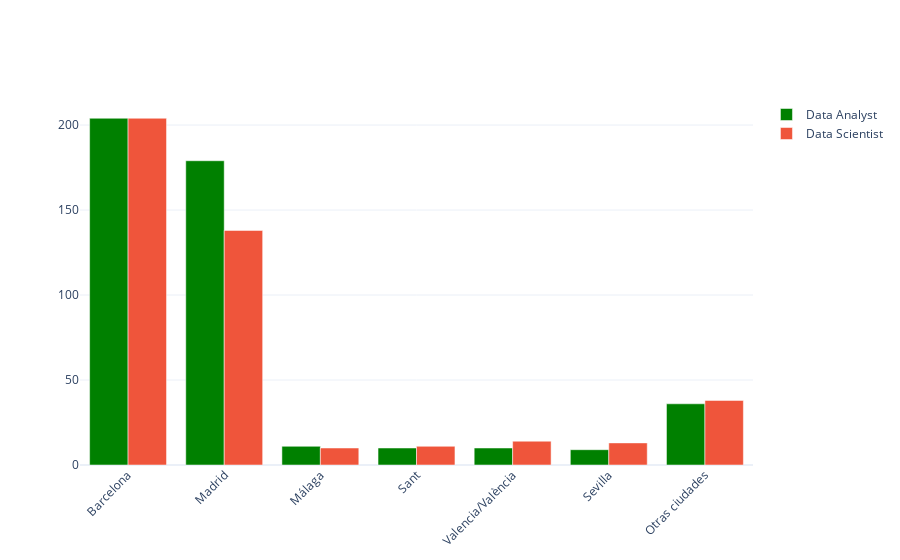

Write notebook code for a chart like this one.
### Markdown cell above
### Gráfico 3: Contar nº de puestos en las ciudades

### Code cell
df_ub_da = df[df['Tipo puesto']=='Data Analyst']
df_ub_da = df_ub_da['Ubicación'].copy()
df_ub_da_top = df_ub_da.value_counts()[:6]
df_ub_da_other = df_ub_da.value_counts()[7:].count()
df_ub_da_other = pd.Series([df_ub_da_other], index=['Otras ciudades'])
df_ub_da_ok = df_ub_da_top.append(df_ub_da_other)
df_ub_da_ok.rename('Data Analyst', inplace=True)
df_ub_da_ok = pd.DataFrame(df_ub_da_ok)

df_ub_ds = df[df['Tipo puesto']=='Data Scientist']
df_ub_ds = df_ub_ds['Ubicación'].copy()
df_ub_ds_top = df_ub_ds.value_counts()[:6]
df_ub_ds_other = df_ub_ds.value_counts()[7:].count()
df_ub_ds_other = pd.Series([df_ub_ds_other], index=['Otras ciudades'])
df_ub_ds_ok = df_ub_ds_top.append(df_ub_ds_other)
df_ub_ds_ok.rename('Data Scientist', inplace=True)
df_ub_ds_ok = pd.DataFrame(df_ub_ds_ok)

result = pd.concat([df_ub_da_ok, df_ub_ds_ok], axis = 1)

result.sort_values(by = ['Data Analyst'], ascending=False)

labels = list(result.index)

fig = go.Figure()
fig.add_trace(go.Bar(
    x=labels,
    y=result['Data Analyst'],
    name='Data Analyst',
    marker_color='green'
))
fig.add_trace(go.Bar(
    x=labels,
    y=result['Data Scientist'],
    name='Data Scientist',
    marker_color='rgba(48,45,255)'
))

# Here we modify the tickangle of the xaxis, resulting in rotated labels.
fig.update_layout(barmode='group', xaxis_tickangle=-45, template = "plotly_white")
fig.show()

### Figure 1 — Plotly figure (JSON) as saved in the notebook; plotly's stock layout.template omitted (floating-point values rounded to 4 significant figures)
{"data": [{"marker": {"color": "green"}, "name": "Data Analyst", "type": "bar", "x": ["Barcelona", "Madrid", "Málaga", "Sant", "Valencia/València", "Sevilla", "Otras ciudades"], "y": [204, 179, 11, 10, 10, 9, 36]}, {"marker": {"color": "rgba(48,45,255)"}, "name": "Data Scientist", "type": "bar", "x": ["Barcelona", "Madrid", "Málaga", "Sant", "Valencia/València", "Sevilla", "Otras ciudades"], "y": [204, 138, 10, 11, 14, 13, 38]}], "layout": {"barmode": "group", "xaxis": {"tickangle": -45}}}
